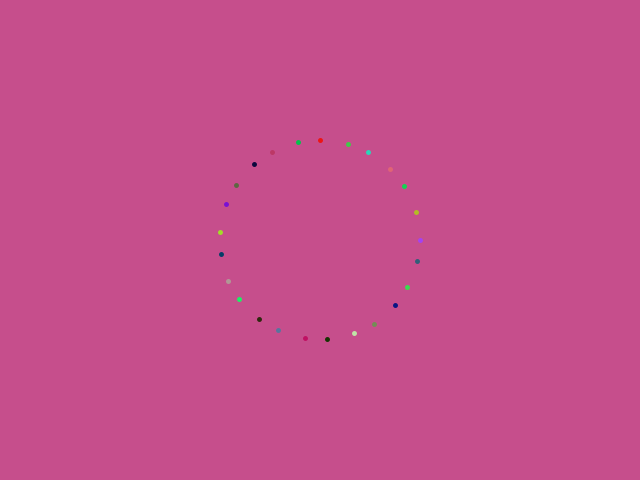
Frame 1 (no input)
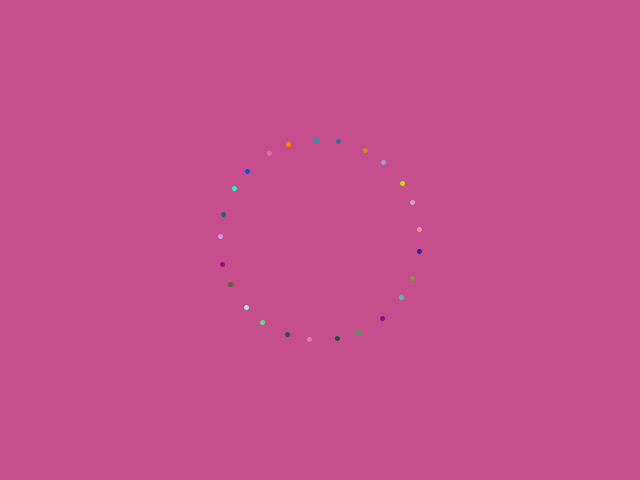
Frame 60 (the mouse pressed at the canvas centre just before this capture)
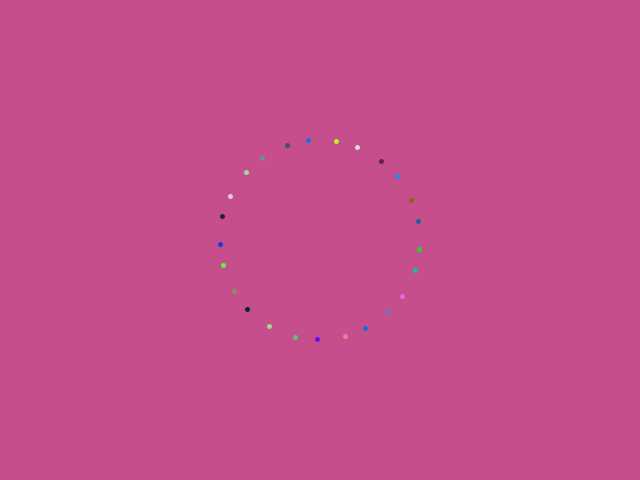
Frame 120 (the mouse held since frame 60 and released just before this capture)

The Processing sketch that drew these frames (run headless with seeded random() and noise(); from frame 60 on, the mouse is pressed at the canvas centre):

// Processing sketch: assignment3_2
// ── assignment3_2.pde
int frame = 0;
int numberOfPoints = 100;

void setup()
{
  size(640, 480);
  strokeWeight(5);
}

void draw()
{
  background(198, 78, 140);
 
  for(int i = 0; i < 2 * PI * 98; i += 25)
  {
    
  stroke ((random(0, 255)), (random(0, 255)), (random(0, 255)));
  point(320 + cos((frame +i) * 0.02) * 100, 240 + sin((frame +i) * 0.02) * 100);
  }

  frame++;
}
